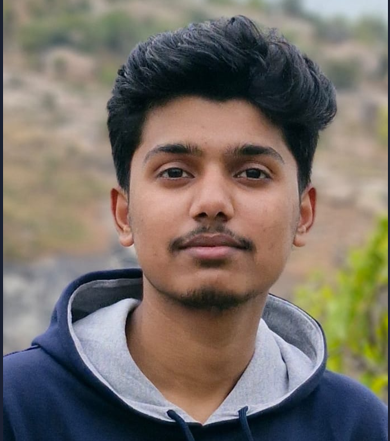
#> input picture Images/photo.png, 390 x 441 px, found by its file name
$ jupyter execute EXP3.ipynb
#> lines starting #> are read from the running program, lines starting #| are printed output that depends on the picture
### Ex. No: 03
### Histogram of an Images

### Name: Junjar U    Reg. No: 212224230110

## Import Python necessary libraries

[cell 1]
import cv2
import numpy as np
import matplotlib.pyplot as plt

## Histogram Equalization for Grayscale Images

[cell 2]
img = cv2.imread('photo.png', cv2.IMREAD_GRAYSCALE)
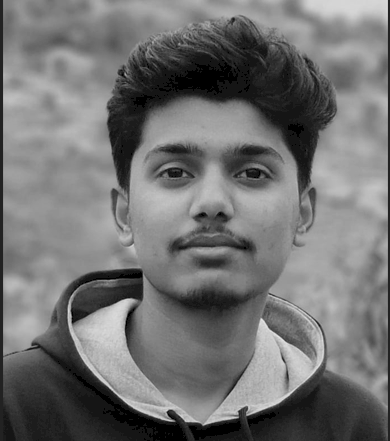
#> img: shape (441, 390); min 0, max 231, mean 114.5

[cell 3]
plt.imshow(img, cmap='gray')
plt.title('Original Image')
plt.show()

[cell 4]
plt.hist(img.ravel(),256,range = [0, 256]);
plt.title('Original Image')
plt.show()
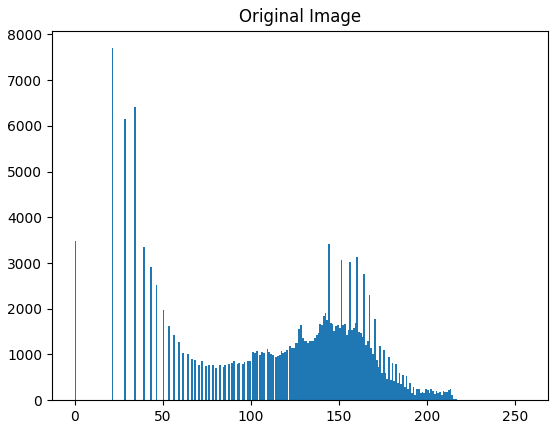
#> figure drawn by matplotlib, 1 panel; tallest bar 7700 high, from x = 21 to 22

[cell 5]
img_eq = cv2.equalizeHist(img)
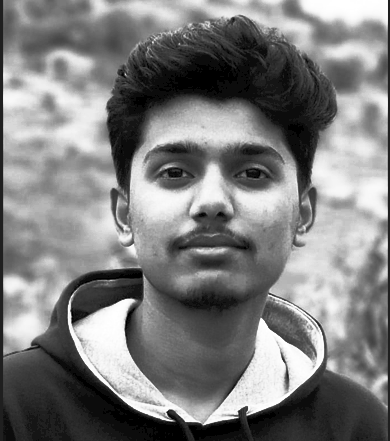
#> img_eq: shape (441, 390); min 0, max 255, mean 126.5

[cell 6]
plt.hist(img_eq.ravel(), 256, range = [0, 256])
plt.title('Equalized Histogram')
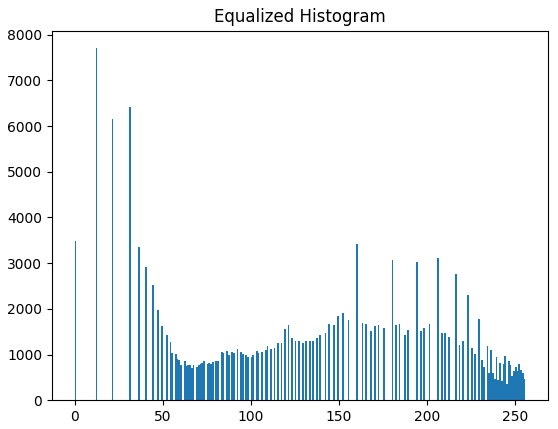
#> figure drawn by matplotlib, 1 panel; tallest bar 7704 high, from x = 12 to 13

[cell 7]
plt.imshow(img_eq, cmap='gray')
plt.title('Original Image')
plt.show()

## Histogram Equalization for Color Images

[cell 8]
img = cv2.imread('photo.png', cv2.IMREAD_COLOR)
#> img is the input picture: shape (441, 390, 3); mean B, G, R 103.5, 111.6, 120.3

[cell 9]
img_hsv = cv2.cvtColor(img, cv2.COLOR_BGR2HSV)
#> img_hsv: shape (441, 390, 3); mean H, S, V 52, 86.1, 130.7

[cell 10]
img_hsv[:,:,2] = cv2.equalizeHist(img_hsv[:, :, 2])
#> img_hsv: shape (441, 390, 3); mean H, S, V 52, 86.1, 128.3

[cell 11]
img_eq = cv2.cvtColor(img_hsv, cv2.COLOR_HSV2BGR)
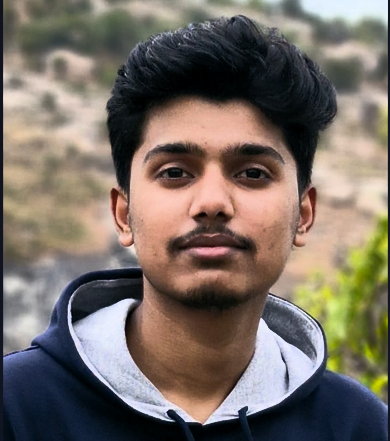
#> img_eq: shape (441, 390, 3); mean B, G, R 101.1, 109.9, 120.2

[cell 12]
plt.imshow(img_eq[:,:,::-1]); plt.title('Equalized Image');plt.show()

[cell 13]
plt.hist(img_eq.ravel(),256,range = [0, 256]); plt.title('Histogram Equalized');plt.show()
#> after `plt.hist(img_eq.ravel(), 256, range=[0, 256])`:
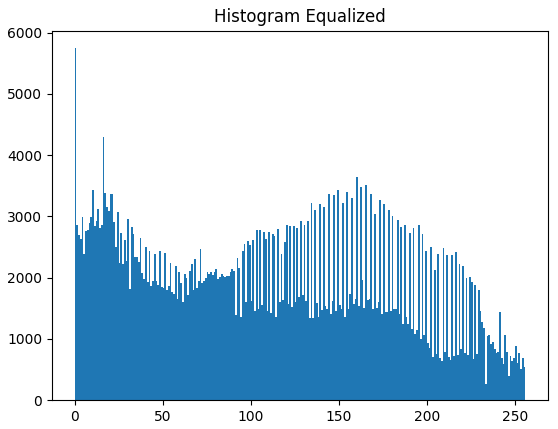
#> figure drawn by matplotlib, 1 panel; tallest bar 5747 high, from x = 0 to 1

[cell 14]
plt.figure(figsize = (20,10))
plt.subplot(221); plt.imshow(img[:, :, ::-1]); plt.title('Original Color Image')
plt.subplot(222); plt.imshow(img_eq[:, :, ::-1]); plt.title('Equalized Image')
plt.show()
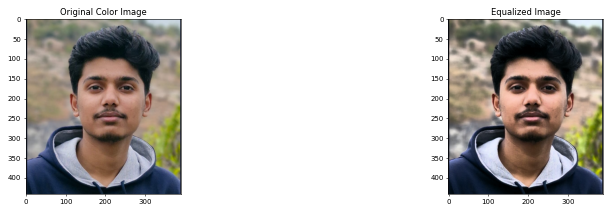
#> figure drawn by matplotlib, 2 panels

[cell 15]
plt.figure(figsize = [15,4])
plt.subplot(121); plt.hist(img.ravel(),256,range = [0, 256]); plt.title('Original Image')
plt.subplot(122); plt.hist(img_eq.ravel(),256,range = [0, 256]); plt.title('Histogram Equalized')
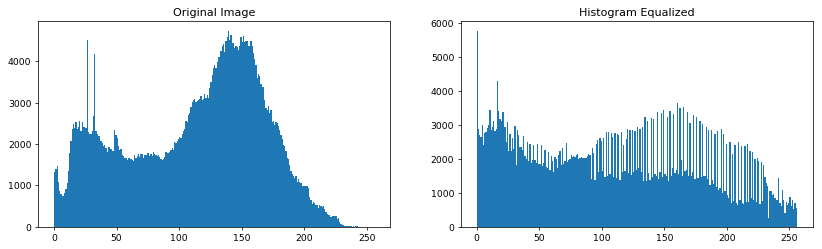
#> figure drawn by matplotlib, 2 panels; panel 1: tallest bar 4729 high, from x = 139 to 140; panel 2: tallest bar 5747 high, from x = 0 to 1

$ run again, with Images/image-3.png copied over Images/photo.png
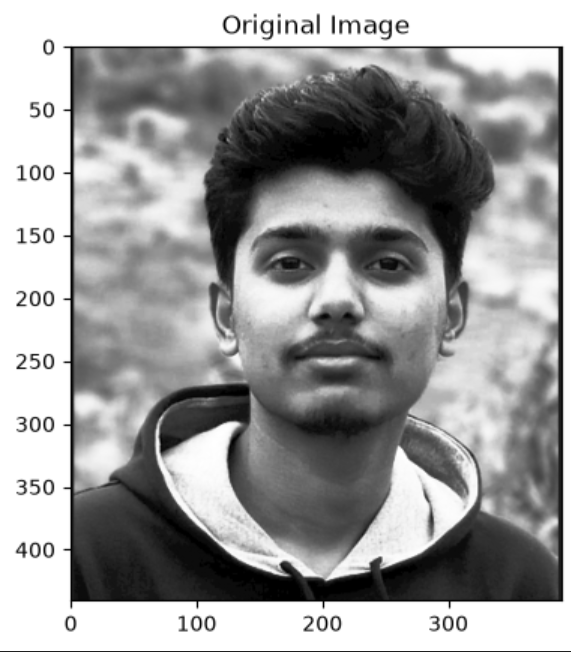
#> input picture Images/image-3.png, 571 x 652 px, found by its file name
#> img is the input picture: shape (652, 571); min 0, max 255, mean 156.7
#> `img_eq = cv2.equalizeHist(img)`:
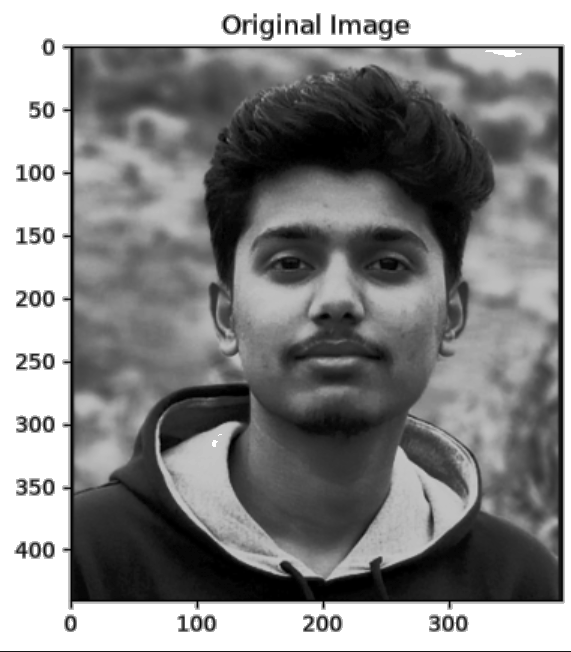
#> img_eq: shape (652, 571); min 0, max 255, mean 133.4
#> `[cell 15] plt.figure(figsize = [15,4]) plt.subplot(121); plt.hist(img...`:
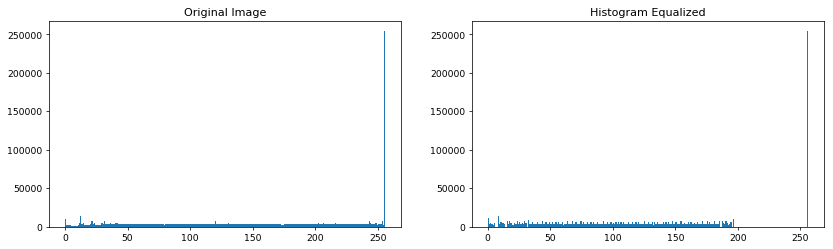
#> figure drawn by matplotlib, 2 panels; panel 1: tallest bar 254259 high, from x = 255 to 256; panel 2: tallest bar 254259 high, from x = 255 to 256
